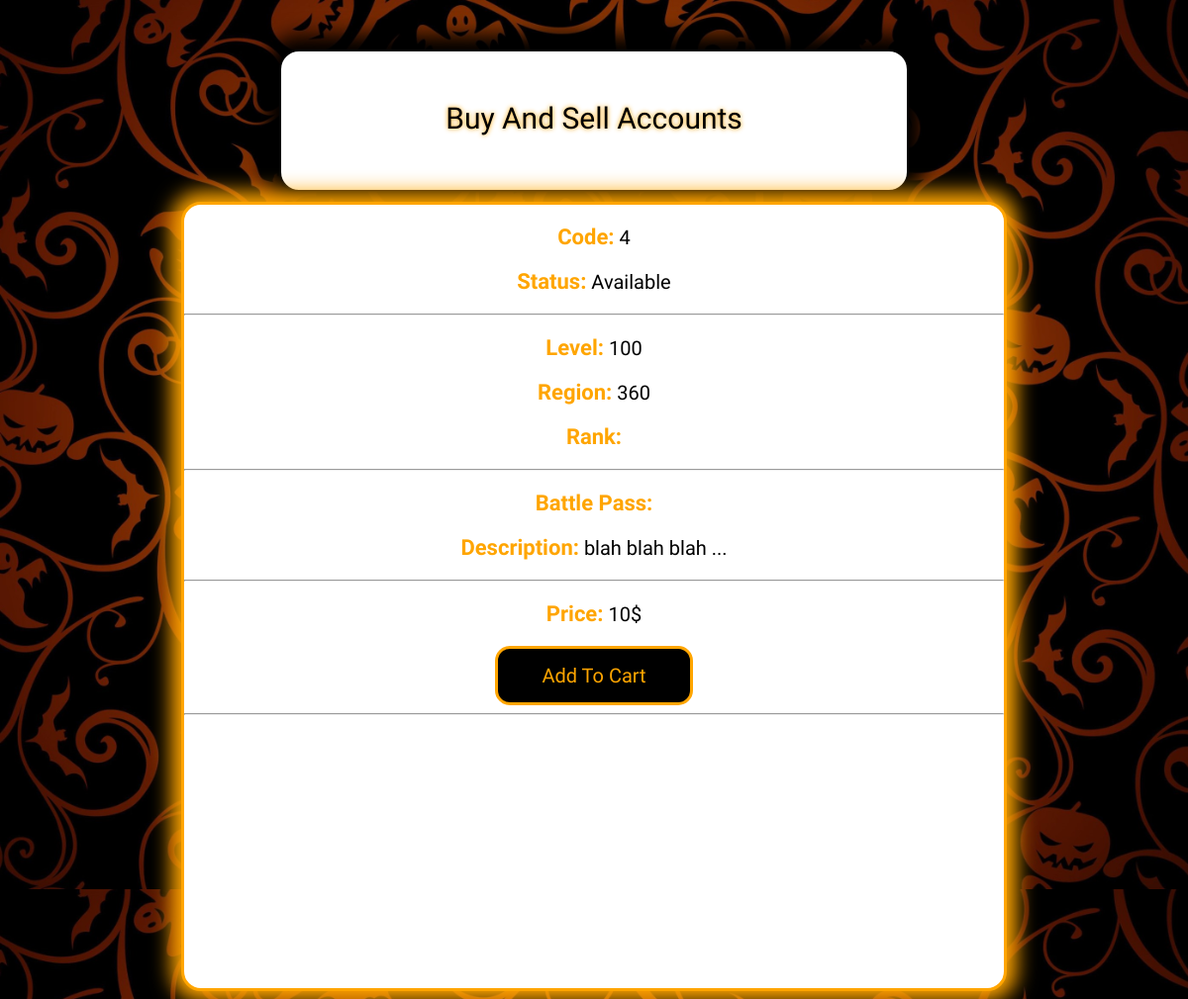
Screenshot of /sellaccount/4 with the database file from the repository.
### Sell/models.py (models this page shows, shortened)
class Account(models.Model):
    code = models.IntegerField(primary_key=True)
    level = models.IntegerField()
    region_account = (
    ('220' , '220-هند'),
    ('360' , '360-ایران'),
    ('560' , '560-اروپا')
    )
    region = models.CharField(max_length=3 , choices= region_account, default='360')
    rank = models.CharField(max_length=300, blank=True)
    battle_pass = models.CharField(max_length= 400, blank=True)
    description = models.TextField(blank=True)
    price = models.IntegerField()
    S = (
    ('Available', 'Available'),
    ('Sold', 'Sold'),
    )
    status = models.CharField(max_length=9, choices=S, default='Available')

### Sell/views.py (the view)
# urls.py: re_path(r'^(?P<co>[0-9]{1})$', views.account_view)
def account_view(request, co):
    account_detail = get_object_or_404(models.Account, pk=co)
    context = {
        'account' : account_detail,
        'account_picture' : account_detail.accountpictures_set.all()
     }
    return render(request, 'Sell/accounts_info.html', context)

### Sell/templates/Sell/accounts_info.html (shortened to what this page needs)
{% extends "Sell/index.html" %}
    {% block content %}
    {% if account %}
                <p id="p_account"><span id="p_title">Code:</span> {{account.code}}</p>
                <p id="p_account"><span id="p_title">Status:</span> {{account.status}}</p>
                <hr id="hr-1">
                <p id="p_account"><span id="p_title">Level:</span> {{account.level}}</p>
                <p id="p_account"><span id="p_title">Region:</span> {{account.region}}</p>
                <p id="p_account"><span id="p_title">Rank:</span> {{account.rank}}</p>
                <hr id="hr-1">
                <p id="p_account"><span id="p_title">Battle Pass:</span> {{account.battle_pass}}</p>
                <p id="p_account"><span id="p_title">Description:</span> {{account.description}}</p>
                <hr id="hr-1">
                <p id="p_account"><span id="p_title">Price:</span> {{account.price}}$</p>
                {% if not account.status == 'Sold' %}
                <center><button id="ACButton">Add To Cart</button></center>
                {% else %}
                <i><p style="color: red; font-weight:bold; font-size: 30px">Sold</p></i>
                {% endif %}
                <hr id="hr-1">
    {% endif %}
    {% endblock %}

### Sell/static/Sell/index.css (style rules this page uses)
body { margin-top: 0; background-image: url('background.jpg'); background-size: contain; font-family: 'Zen Kurenaido', sans-serif; }
#p_account { font-size: 20px; color: black }
#p_title { font-size: 22px; font-weight: bold; color: orange }
#ACButton { color: orange; width: 200px; height: 60px; background-color: black; border: solid orange; border-radius: 15px; font-size: 20px; font-family: 'Zen Kurenaido', sans-serif; box-shadow: inset 0 0 0 0; transition: ease all 0.5s; cursor:pointer }

### rows the page displays
Account: code "4", status "Available", level "100", region "360", description "blah blah blah ...", price "10"
